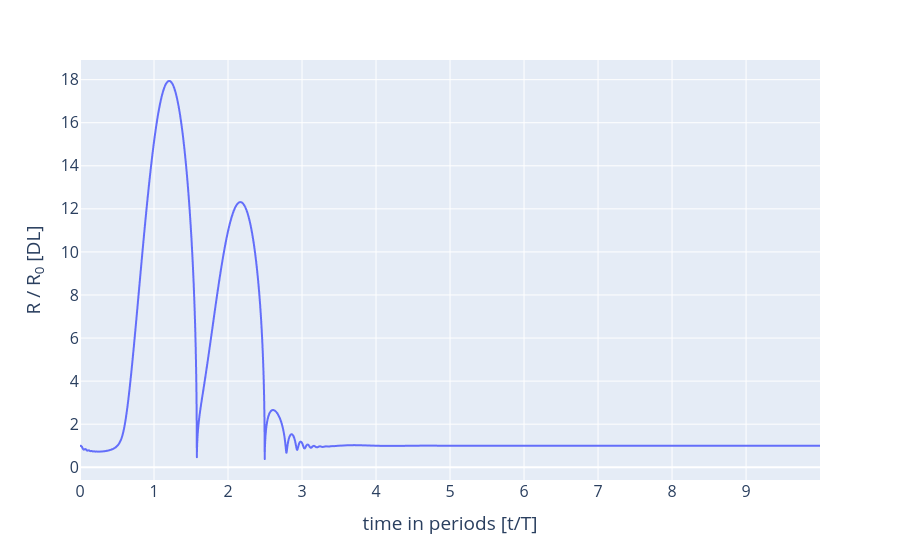

The notebook cell this image was saved under:
### Markdown cell above
Visualise the results:

### Code cell
fig = px.line(x=BD_obj.time / period, y=BD_obj.R)
fig.update_layout(
    xaxis=dict(title="time in periods [t/T]"),
    yaxis=dict(title="R / R<sub>0</sub> [DL]"), font_size=16, #r"$\text{Relative radius } [R/R_0]$"), font_size = 16,
)
fig.show()

### Figure 1 — Plotly figure (JSON) as saved in the notebook; plotly's stock layout.template omitted (floating-point values rounded to 4 significant figures; data arrays with more than 128 entries replaced by an {"elided": "..."} marker saying what was removed)
{"data": [{"hovertemplate": "x=%{x}<br>y=%{y}<extra></extra>", "legendgroup": "", "line": {"color": "#636efa", "dash": "solid"}, "marker": {"symbol": "circle"}, "mode": "lines", "name": "", "showlegend": false, "type": "scattergl", "x": {"elided": "10000 float values"}, "xaxis": "x", "y": {"elided": "10000 float values"}, "yaxis": "y"}], "layout": {"autosize": true, "font": {"size": 16}, "legend": {"tracegroupgap": 0}, "margin": {"t": 60}, "xaxis": {"anchor": "y", "autorange": true, "domain": [0, 1], "range": [0, 9.999], "title": {"text": "time in periods [t/T]"}, "type": "linear"}, "yaxis": {"anchor": "x", "autorange": true, "domain": [0, 1], "range": [-0.5922, 18.91], "title": {"text": "R / R<sub>0</sub> [DL]"}, "type": "linear"}}}
